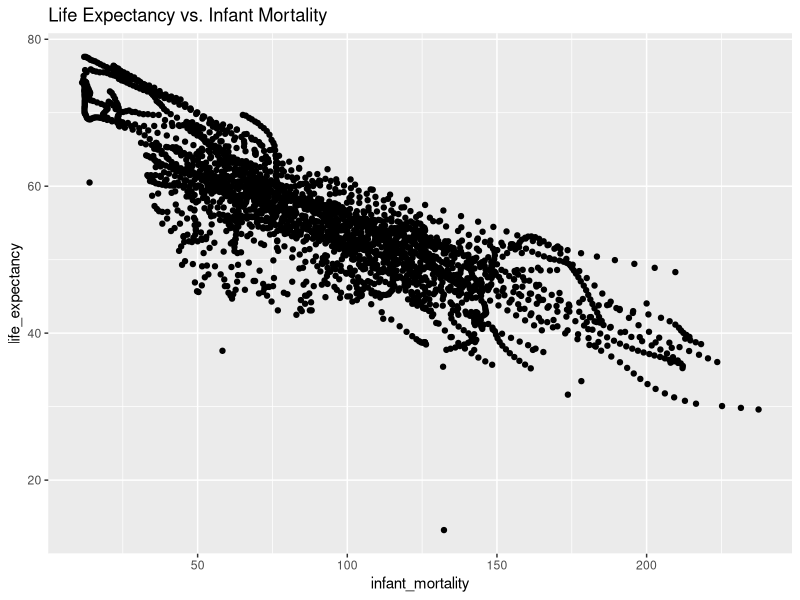
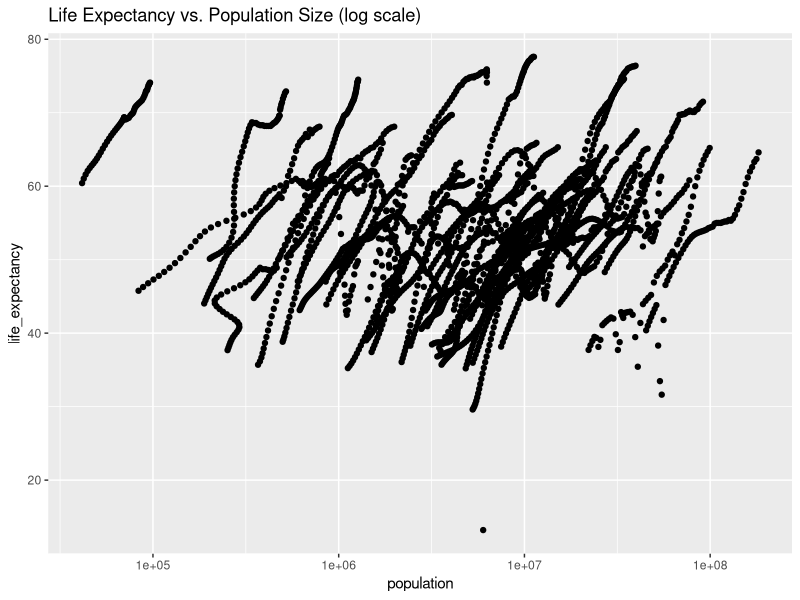
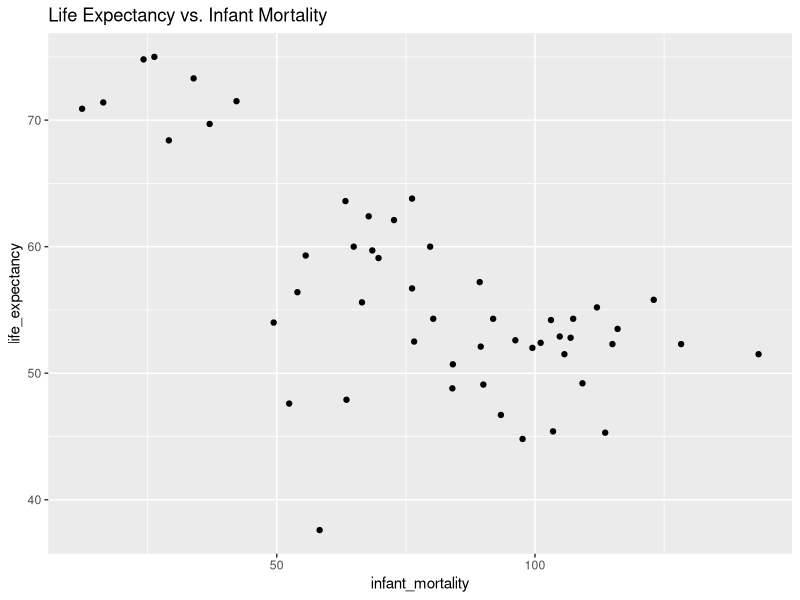
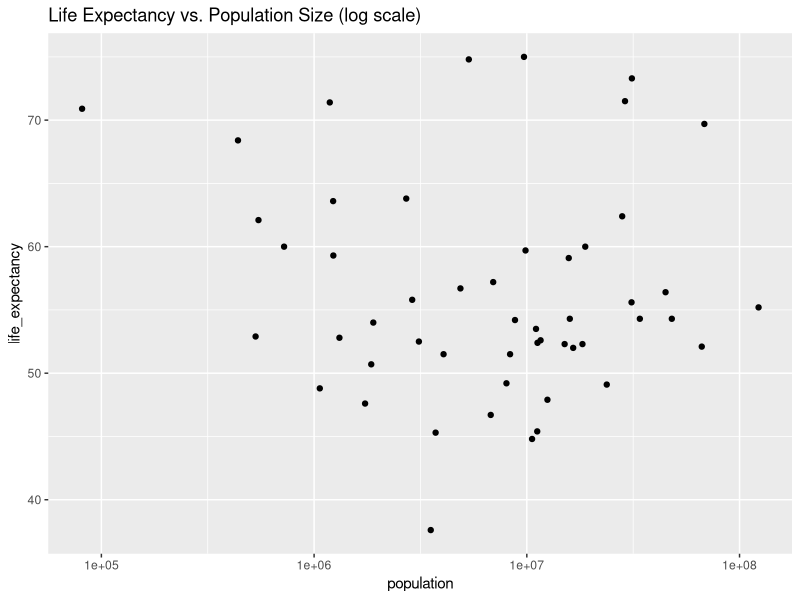
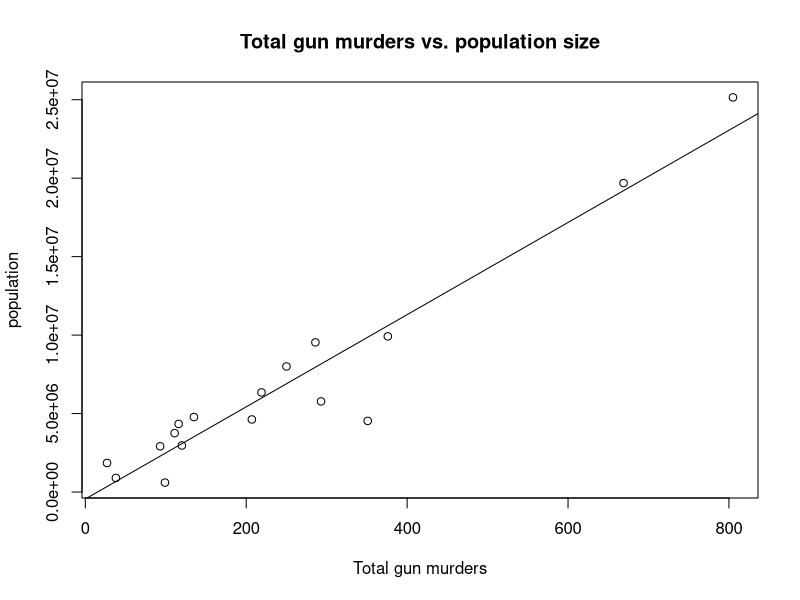

Here is the R script that generated these plots, in order:
## ---- chunk 1
#load dslabs package and tidyverse
library(dslabs)
library(tidyverse)
#look at help file for gapminder data
help(gapminder)
#get an overview of data structure
str(gapminder)
#get a summary of data 
summary(gapminder)
#determine the type of object gapminder is
class(gapminder)
## ---- chunk 2
#create the object with only African countries
african_countries <- gapminder[gapminder$continent == "Africa", ]
#check the structure and summary
str(african_countries)
summary(african_countries)
## ---- chunk 3
#create the object with only population and life expectancy data
african_countries_pop_life <- african_countries[, c("population", "life_expectancy")]
#create the object with only infant mortality and life expectancy data
african_countries_infant_life <- african_countries[, c("infant_mortality", "life_expectancy")]

## ---- chunk 4
#look at the structure and summary of the first object
str(african_countries_pop_life)
summary(african_countries_pop_life)
#do the same for the second object
str(african_countries_infant_life)
summary(african_countries_infant_life)
## ---- chunk 5
#load ggplot2 to create better plots
library(ggplot2)

# Plot 1: Life expectancy vs. Infant mortality. lab() creates titles for the graph.
ggplot(african_countries_infant_life, aes(x = infant_mortality, y = life_expectancy)) +
  geom_point() +
  labs(title = "Life Expectancy vs. Infant Mortality")

# Plot 2: Life expectancy vs. Population size.
#scale_x_log10 puts the x axis (population) on a log scale.
ggplot(african_countries_pop_life, aes(x = population, y = life_expectancy)) +
  geom_point() +
  scale_x_log10() +
  labs(title = "Life Expectancy vs. Population Size (log scale)")

## ---- chunk 6
#find which years have missing data for infant mortality. 
#is.na() identifies which rows have na as their value
#select() shows us the years that are associated with these rows.
african_countries %>%
  filter(is.na(infant_mortality)) %>%
  select(year)

## ---- chunk 7
#create an object with only data from 2000
african_countries_2000 <- african_countries[african_countries$year == 2000, ]

## ---- chunk 8
# Plot 3: Life expectancy vs. Infant mortality.
ggplot(african_countries_2000, aes(x = infant_mortality, y = life_expectancy)) +
  geom_point() +
  labs(title = "Life Expectancy vs. Infant Mortality")

# Plot 4: Life expectancy vs. Population size. 
ggplot(african_countries_2000, aes(x = population, y = life_expectancy)) +
  geom_point() +
  scale_x_log10() +
  labs(title = "Life Expectancy vs. Population Size (log scale)")
## ---- chunk 9
#Table 1: fit life expectancy as a function of infant mortality. 
#lm() creates a linear model for the specified variables from a given dataset.
fit1 <- lm(life_expectancy ~ infant_mortality, african_countries_2000)
#print results to screen
summary(fit1)
#Table 2: fit life expectancy as a function of population size
fit2 <- lm(life_expectancy ~ population, african_countries_2000)
#print results to screen
summary(fit2)
## ---- chunk 10
library(dslabs)
help(murders)
str(murders)
summary(murders)
## ---- chunk 11
South_Murders <- murders[murders$region== "South", ]
str(South_Murders)
summary(South_Murders)
## ---- chunk 12
Pop_and_murder <- South_Murders[, c("total", "population")]
str(Pop_and_murder)
summary(Pop_and_murder)
## ---- chunk 13
attach(South_Murders)
plot(total,population, main= "Total gun murders vs. population size", xlab="Total gun murders", ylab="population")
abline(lm(population~total))
## ---- chunk 14
fit3 <- lm(population~total, South_Murders)
summary(fit3)
